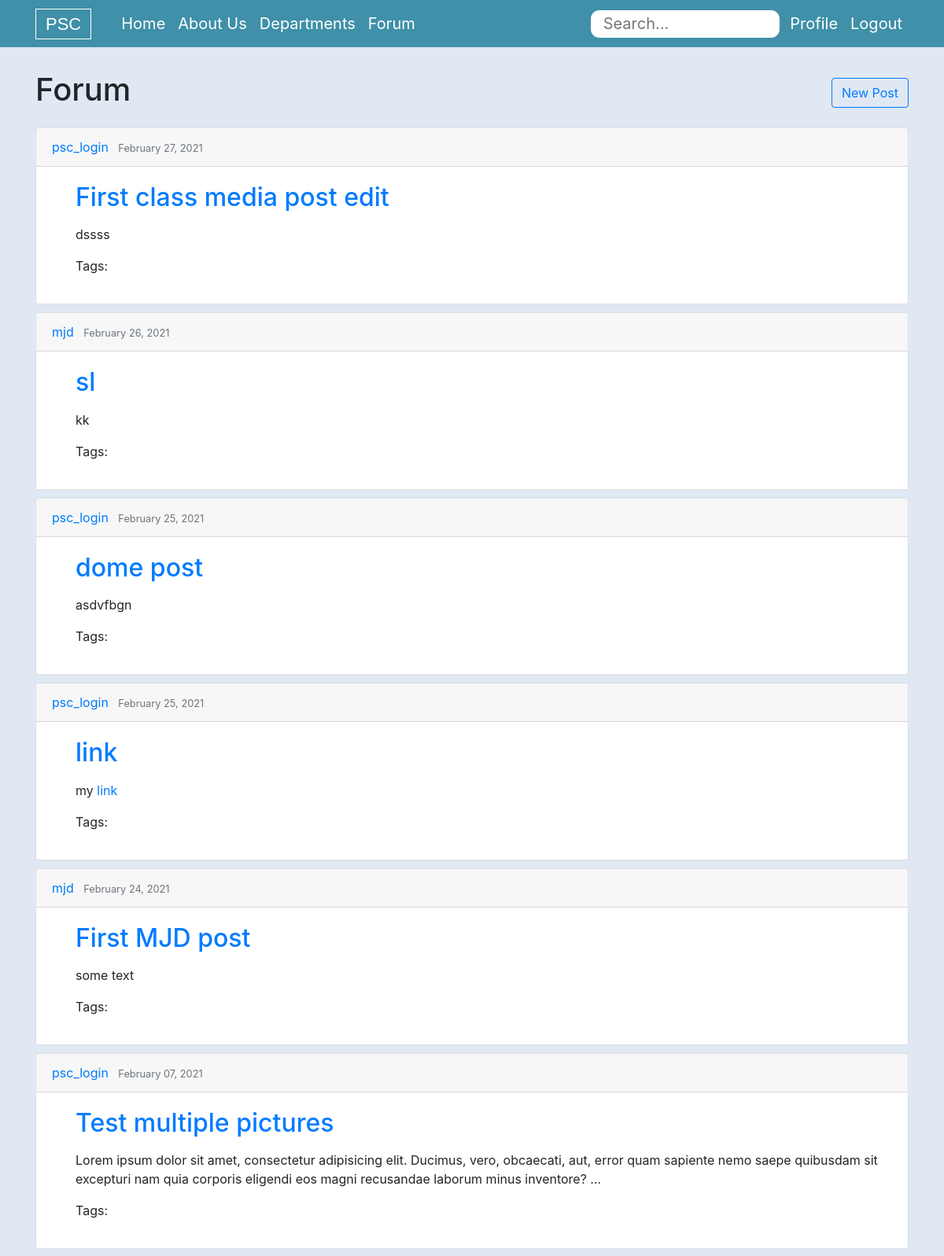
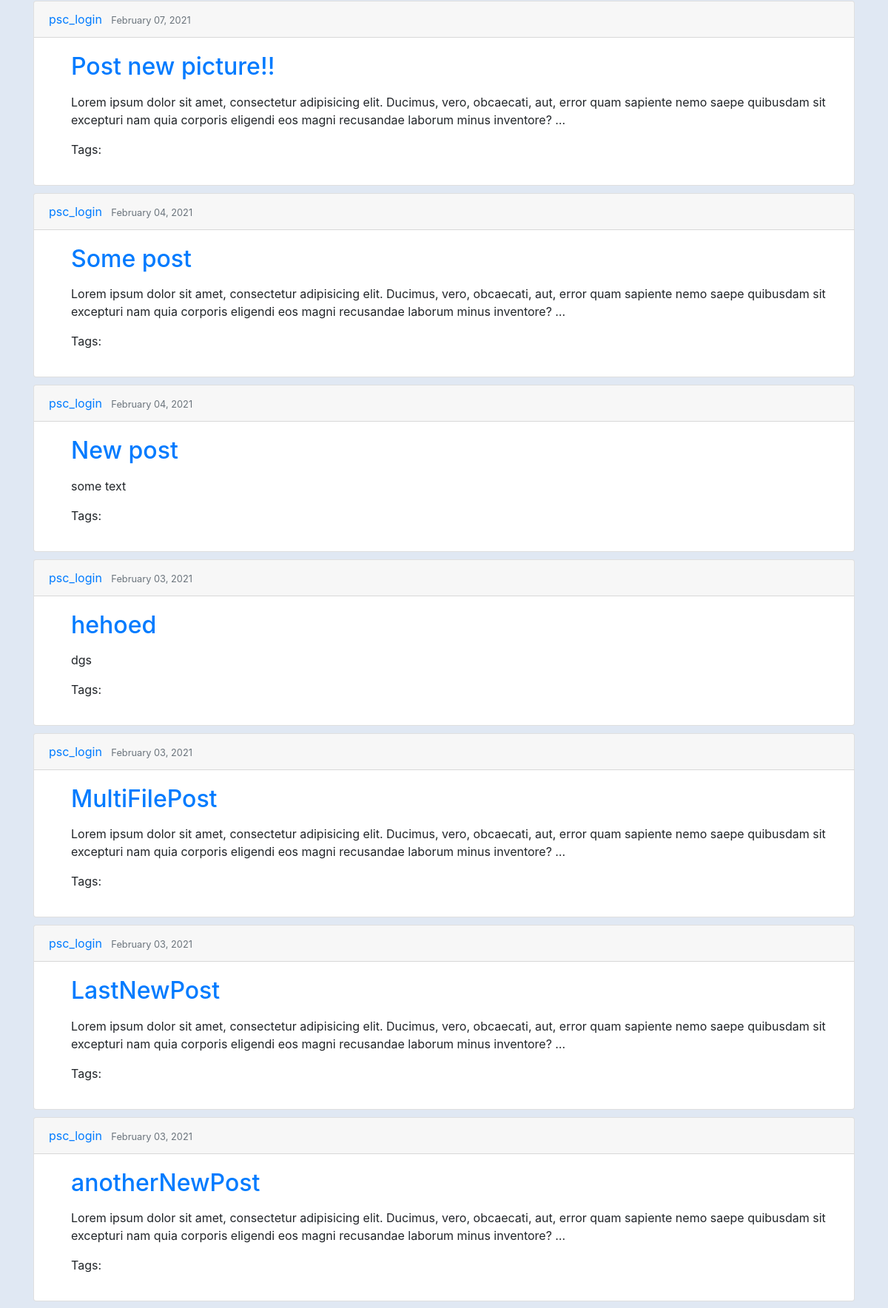
The app's page /post/ (signed in, upper part) with its own data (2 pictures, top to bottom).
### forum/models.py (models this page shows, shortened)
class Post(models.Model):
    STATUS_CHOICES = (
        ('draft', 'Draft'),
        ('published', 'Published'),
    )
    subject_name = models.ForeignKey(Subject, on_delete=models.CASCADE, related_name='posts', default=1)
    title = models.CharField(max_length=250)
    slug = models.SlugField(max_length=250, unique_for_date='publish')
    author = models.ForeignKey(User, on_delete=models.CASCADE, related_name='blog_posts')
    body = models.TextField()
    publish = models.DateTimeField(default=timezone.now)
    created = models.DateTimeField(auto_now_add=True)
    updated = models.DateTimeField(auto_now=True)
    status = models.CharField(max_length=10,choices=STATUS_CHOICES, default='draft')
    objects = models.Manager() #default manager
    published = PublishedManager() #Custome manager
    class Meta:
        ordering = ('-publish',)
    def get_absolute_url(self):
        return reverse('forum:post_detail',
                        args=[self.pk, self.slug])

### forum/views.py (the view)
# urls.py: path('post/', views.post_list, name='forum_post_list'),
def post_list(request):
    posts = Post.published.all()
    return render(request, 'forum/list.html', {'posts': posts})

### forum/context_processors.py (called while the page is built)
def departments_contexts(request):
    departments = Department.objects.all()
    return {'departments': departments}

### forum/models.py (called while the page is built)
    def get_absolute_url(self):
        return reverse('forum:subject', kwargs={"dept_id" : self.id})

    def get_queryset(self):
        return super(PublishedManager, self).get_queryset().filter(status='published')

### forum/templates/forum/list.html (shortened to what this page needs)
{% extends "forum/base.html" %}
{% block content %}
<div class="container">
    <div class="row justify-content-between">
        <div class="col-4">
          <h1>Forum</h1>
        </div>
        <div class="col-auto align-self-center">
        <a class="btn btn-outline-primary" href="{% url 'forum:new_post' %}" role="button">New Post</a>
        </div>
    </div>
    {% for post in posts %}
        <div class="card" style="margin: 10px 0px 10px 0px;">
            <div class="card-header">
                <div class="article-metadata">
                    <a class="mr-2" href="{% url 'profile' post.author.pk post.author %}">{{ post.author }}</a>
                    <small class="text-muted">{{ post.publish|date:"F d, Y" }}</small>
                </div>
            </div>
            <div class="card-body fd" style="padding-left: 50px;">
                <h2>
                    <a class="article-title" href="{{ post.get_absolute_url }}">{{ post.title }}</a>
                </h2>
                <p class="card-text">{{ post.body|safe|truncatewords:30|linebreaks }}</p>
                <p class='tags'>Tags: {{ post.tags.all|join:", " }} </p>
            </div>
        </div>
    {% endfor %}
</div>
{% endblock %}

### forum/static/forum/styles_css/base_style.css (style rules this page uses)
.container { padding-top: 30px; padding-bottom: 30px; }
:root { --rad: .7rem; --dur: .3s; --color-dark: #2f2f2f; --color-light: #fff; --color-brand: #57bd84; --font-fam: "Lato", sans-serif; --height: 35px; --btn-width: 4rem; --bez: cubic-bezier(0, 0, 0.43, 1.49); }

### records on screen
Post: author "psc_login", publish "February 27, 2021", title "First class media post edit", body "dssss"
Post: author "mjd", publish "February 26, 2021", title "sl", body "kk"
Post: author "psc_login", publish "February 25, 2021", title "dome post", body "asdvfbgn"
Post: author "psc_login", publish "February 25, 2021", title "link", body "my link"
Post: author "mjd", publish "February 24, 2021", title "First MJD post", body "some text"
Post: author "psc_login", publish "February 07, 2021", title "Test multiple pictures", body "Lorem ipsum dolor sit amet, consectetur adipisicing elit. Ducimus, vero, obcaecati, aut, error quam sapiente nemo saepe quibusdam sit excepturi nam quia corporis eligendi eos magni recusandae laborum minus inventore? …"
Post: author "psc_login", publish "February 07, 2021", title "Post new picture!!", body "Lorem ipsum dolor sit amet, consectetur adipisicing elit. Ducimus, vero, obcaecati, aut, error quam sapiente nemo saepe quibusdam sit excepturi nam quia corporis eligendi eos magni recusandae laborum minus inventore? …"
Post: author "psc_login", publish "February 04, 2021", title "Some post", body "Lorem ipsum dolor sit amet, consectetur adipisicing elit. Ducimus, vero, obcaecati, aut, error quam sapiente nemo saepe quibusdam sit excepturi nam quia corporis eligendi eos magni recusandae laborum minus inventore? …"
Post: author "psc_login", publish "February 04, 2021", title "New post", body "some text"
Post: author "psc_login", publish "February 03, 2021", title "hehoed", body "dgs"
Post: author "psc_login", publish "February 03, 2021", title "MultiFilePost", body "Lorem ipsum dolor sit amet, consectetur adipisicing elit. Ducimus, vero, obcaecati, aut, error quam sapiente nemo saepe quibusdam sit excepturi nam quia corporis eligendi eos magni recusandae laborum minus inventore? …"
Post: author "psc_login", publish "February 03, 2021", title "LastNewPost", body "Lorem ipsum dolor sit amet, consectetur adipisicing elit. Ducimus, vero, obcaecati, aut, error quam sapiente nemo saepe quibusdam sit excepturi nam quia corporis eligendi eos magni recusandae laborum minus inventore? …"
Post: author "psc_login", publish "February 03, 2021", title "anotherNewPost", body "Lorem ipsum dolor sit amet, consectetur adipisicing elit. Ducimus, vero, obcaecati, aut, error quam sapiente nemo saepe quibusdam sit excepturi nam quia corporis eligendi eos magni recusandae laborum minus inventore? …"
